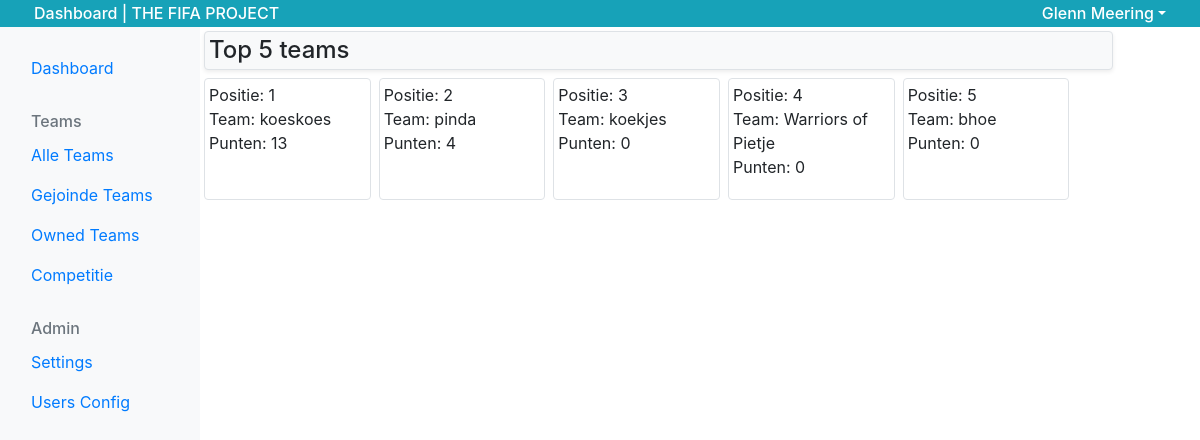
/dashboard/dashboard_page_home.php (signed in), run on the app's committed database.
### tables this page shows
CREATE TABLE `teams` (
  `id` int(11) UNSIGNED NOT NULL,
  `name` varchar(30) NOT NULL,
  `owner` int(11) UNSIGNED NOT NULL,
  `points` int(11) UNSIGNED NOT NULL DEFAULT '0',
  `created-at` datetime NOT NULL,
  `edit-at` datetime NOT NULL,
  `entered` tinyint(1) DEFAULT NULL
);

### dashboard/dashboard_page_home.php (the view, shortened to what this page needs)
<?php
require 'dashboard_header.php';
require 'dashboard_navigation.php';
$sql = "SELECT * FROM `teams` ORDER BY points DESC";
$query = $db->query($sql);
$teams = $query->fetchAll(2);
echo'<div class="row">';
?>
  <div class="col-11 p-0">
    <h2 class="h4 p-1 bg-light rounded m-1 border shadow-sm">Top 5 teams</h2>
  </div>
<?php
      for($i = 0; $i < 5; $i++)
      {
        echo "<div class=\"col-md-2 border shadow-ms m-1 p-1 rounded\">";
        $num = $i + 1;
        echo '<p>' . 'Positie: ' . $num . '<br> Team: ' . $teams[$i]['name'] . '<br>Punten: ' . $teams[$i]['points'] . '</p>';
        echo "</div>";
      }
    ?>
<?php
require 'dashboard_footer.php';

### data on the page
teams: num "1", name "koeskoes", points "13"
teams: num "2", name "pinda", points "4"
teams: num "3", name "koekjes", points "0"
teams: num "4", name "Warriors of Pietje", points "0"
teams: num "5", name "bhoe", points "0"

### other printed values
$_SESSION['username'] "Glenn Meering"
